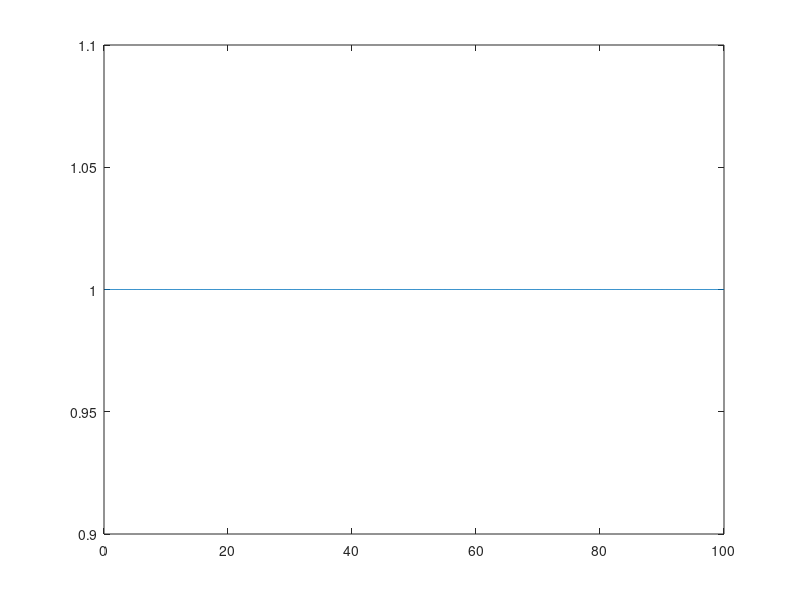

Here is the MATLAB script that generated this plot: (Note: this script raises an error after producing the figure.)
%%Resource Extraction Problem

clear
clc

close all
r= .05;
Beta= 1/(1+r);
RStepSize= 0.1;
QStepSize= RStepSize;
X= 100;
b= 5;
MaxQ= X/b;
MaxR= 100;
myTime= 100;
C= 0.5;

%%initialization
Q_i= X/(2*b);
Pi_i= Q_i*(X-b*Q_i)-Q_i*C;
% for Ri= 1:round((MaxR/RStepSize))
%     t_i= RStepSize*(Ri)/Q_i;
%     VR_init(Ri)= Pi_i/r*(1-exp(-r*t_i));
% end

QArr= Q_i*ones(round((MaxR/RStepSize)),1);
VR_init= 1*ones(1,round((MaxR/RStepSize)));
% VR_init(1) =RStepSize*(X-b*RStepSize);

figure(1)
%%Plot initial Value function versus R0
plot([RStepSize:RStepSize:MaxR],VR_init), hold on

[VR,myEr,NQArr]= myExtractionLoopLin1_3_II(VR_init,MaxR,MaxQ,RStepSize,X,b,Beta,QArr,C);

%%Plot optimized Value function versus R0
plot([RStepSize:RStepSize:MaxR],VR)
title('V(R) vs R - Initial guess:blue & final answer:red')
IterationN= size(myEr,2);
LastErr= myEr(IterationN);


%%find Extraction path for a specific R0
RR0= MaxR;
R0= RR0;
NExtraArr= [];
while (round(R0/RStepSize)>0)&&(NQArr(round(R0/RStepSize))>0)
    Ri= round(R0/RStepSize);
    NExtraArr= [NExtraArr NQArr(Ri)];
    R0= R0-NQArr(Ri);
end

TheRes= [[RStepSize:RStepSize:MaxR]' NQArr(:) VR(:)];

PriceArr=X-b*NExtraArr;
T= 0;
for i=1:size(NExtraArr,2)
    T= T+ NExtraArr(i);
    ProfitArr(i)= PriceArr(i)*NExtraArr(i)-(C+(1-(RR0-T)/MaxR).^2);
end
figure(2)
plot(NExtraArr), hold on
plot(PriceArr)
axis([0 myTime 0 150])
title(['Extraction(Q):blue,Price(P):red vs time  R0=',num2str(RR0)])

figure(3)
%%plot Profit over time
plot(ProfitArr)
axis([0 myTime 0 1000])
title('Profit(Pi) vs time')